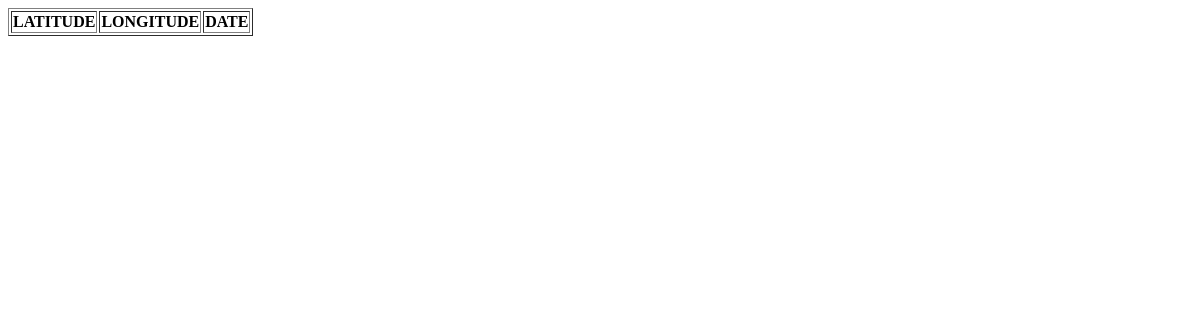
/pothole, run on an earlier commit of the app's database.
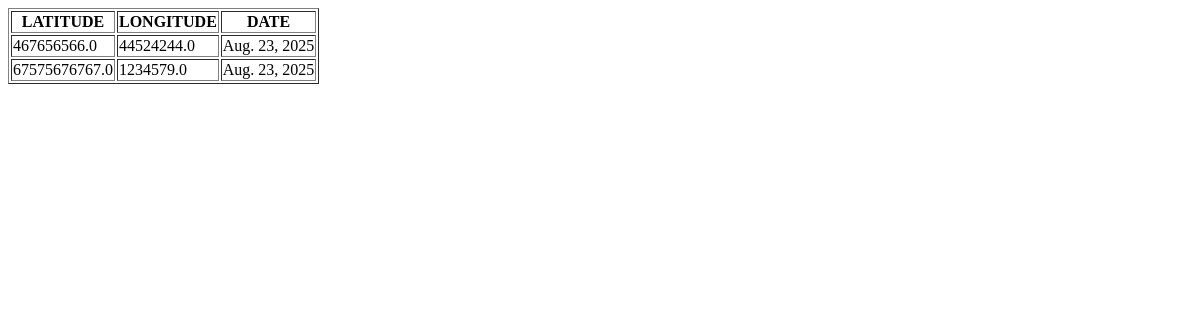
And on a later commit of the database.
### road_potholeapp/models.py (models this page shows)
class Potholetable(models.Model):
    latitude=models.FloatField(max_length=200, null=True, blank=True)
    longitude=models.FloatField(max_length=200, null=True, blank=True)
    date=models.DateField(max_length=200, null=True, blank=True)
    user=models.ForeignKey(Usertable, on_delete=models.CASCADE, null=True, blank=True)

### road_potholeapp/views.py (the view)
# urls.py: path('pothole',potholeView.as_view(),name='pothole'),
class potholeView(View):
    def get(self,request):
        obj = Potholetable.objects.all()
        return render(request, 'POTHOLE.HTML',{'val': obj})

### templates/POTHOLE.HTML (shortened to what this page needs)
<html>
    <!DOCTYPE html>
<html lang="en">
<head>
</head>
<body>
    <table border="1">
        <tr>
            <th>LATITUDE</th>
            <th>LONGITUDE</th>
            <th>DATE</th>
        </tr>
        {% for i in val %}
        <tr>
            <td>{{i.latitude}}</td>
            <td>{{i.longitude}}</td>
            <td>{{i.date}}</td>
        </tr>
        {% endfor %}
    </table>
</body>
</html>

What changed in the data, as far as the page shows it:
added Potholetable: latitude "467656566.0", longitude "44524244.0", date "Aug. 23, 2025"
added Potholetable: latitude "67575676767.0", longitude "1234579.0", date "Aug. 23, 2025"
